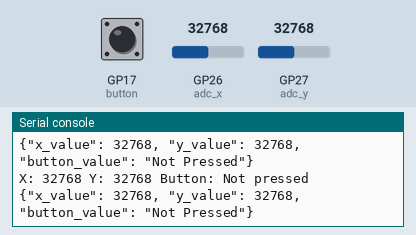
A program run on a simulated Raspberry Pi Pico running MicroPython. Shown: the last lines printed to the serial console. The inputs (shaded band) are chosen by the test bench; at power-on: GP17 (button) HIGH, GP26 (adc_x) = 32768, GP27 (adc_y) = 32768 (analog values on the 0–65535 scale). WiFi joins after 1.5 s; no MQTT or app messages arrive unless stated.

Above: at 2.8 s.
2.9 s: GP17 (button) pulled LOW for 1.2 s
At 4.1 s:
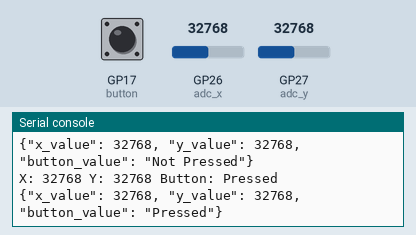
5.6 s: GP26 (adc_x) set to 45874
At 6.5 s:
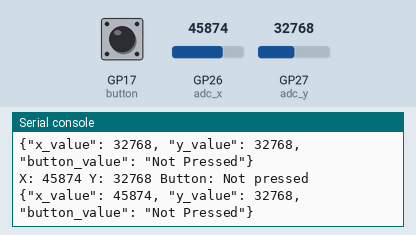
7.1 s: GP27 (adc_y) set to 45874
At 8.4 s:
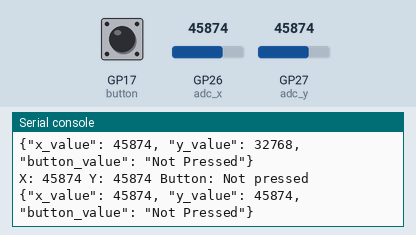
8.6 s: GP26 (adc_x) set to 57670
At 9.5 s:
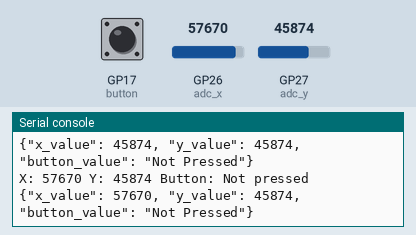
10.1 s: GP27 (adc_y) set to 57670
At 11.4 s:
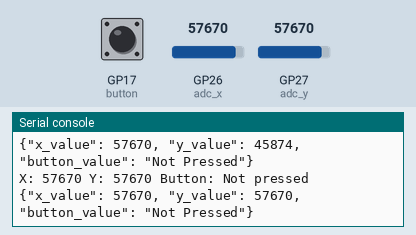
11.6 s: GP17 (button) pulled LOW for 1.2 s
At 12.3 s:
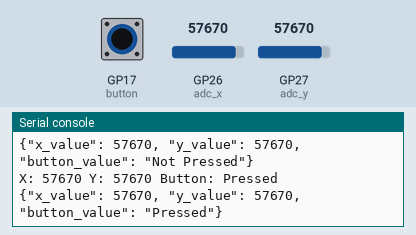
Timing chart, 0 to 14.6 s (numbered marks = the images above; inputs shaded):
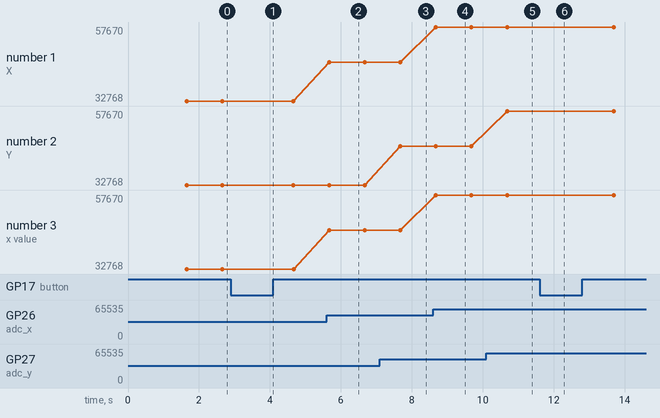

Measured:
- after the input at 2.9 s, the serial console: prints a new line after 0.76 s (image 1)
- after the input at 5.6 s, the serial console: prints a new line after 0.07 s (image 2)
- after the input at 7.1 s, the serial console: prints a new line after 0.57 s (image 3)
- after the input at 8.6 s, the serial console: prints a new line after 0.08 s (image 4)
- after the input at 10.1 s, the serial console: prints a new line after 0.58 s (image 5)
- after the input at 11.6 s, the serial console: prints a new line after 0.09 s (image 6)
- plotted number 1: 32768 → 45874 after the input at 5.6 s, 45874 → 57670 after the input at 8.6 s
- plotted number 3: 32768 → 45874 after the input at 5.6 s, 45874 → 57670 after the input at 8.6 s

The program:

joystick_json_mqtt.py
```python
from machine import ADC, Pin
import utime
import json
from umqtt.simple import MQTTClient
import network

# Initialize ADC for the joystick's VRx and VRy pins
adc_x = ADC(26)
adc_y = ADC(27)

# Initialize Pin for the joystick's SW pin (button)
button = Pin(17, Pin.IN, Pin.PULL_UP)

# Configure your Wi-Fi credentials
SSID     = '<--WIFI-NETWORK-NAME-->'
PASSWORD = '<--WIFI-PASSWORD-->'

wlan = network.WLAN(network.STA_IF)
wlan.active(True)
wlan.connect(SSID,PASSWORD)

while not wlan.isconnected():
    pass

print('Connected to Wi-Fi')
print(wlan.ifconfig())

# Configure MQTT
SERVER     = '<--SERVER-IP-ADDRESS-->'  # Replace with your MQTT broker IP
CLIENT_ID  = b'PICO'
TOPIC      = b'joystick'
USER      = b'<--MQTT_USER-->'    # Replace with your MQTT username
PASSWORD  = b'<--MQTT_PASSWORD-->'# Replace with your MQTT password

def mqtt_connect():
   client = MQTTClient(CLIENT_ID, SERVER, user=USER, password=PASSWORD, keepalive=3600)
   client.connect()
   print('Connected to %s MQTT Broker'%(SERVER))
   return client

def reconnect():
   print('Failed to connect to the MQTT Broker. Reconnecting...')
   sleep(5)
   machine.reset()

try:
   client = mqtt_connect()
except OSError as e:
   reconnect()


while True:
    # Read X and Y coordinates
    x = adc_x.read_u16()
    y = adc_y.read_u16()

    # Read button state
    btn_state = button.value()


    # Create a dictionary to hold the data
    data = {
        'x_value': x,
        'y_value': y,
        'button_value': 'Pressed' if btn_state == 0 else 'Not Pressed'
    }

    print('X:', x, 'Y:', y, 'Button:', 'Pressed' if btn_state == 0 else 'Not pressed')

    # Convert the dictionary to a JSON string
    data_json = json.dumps(data)

    print(data_json)
    client.publish(TOPIC, data_json)

    # Delay to avoid flooding console
    utime.sleep(1)
```
